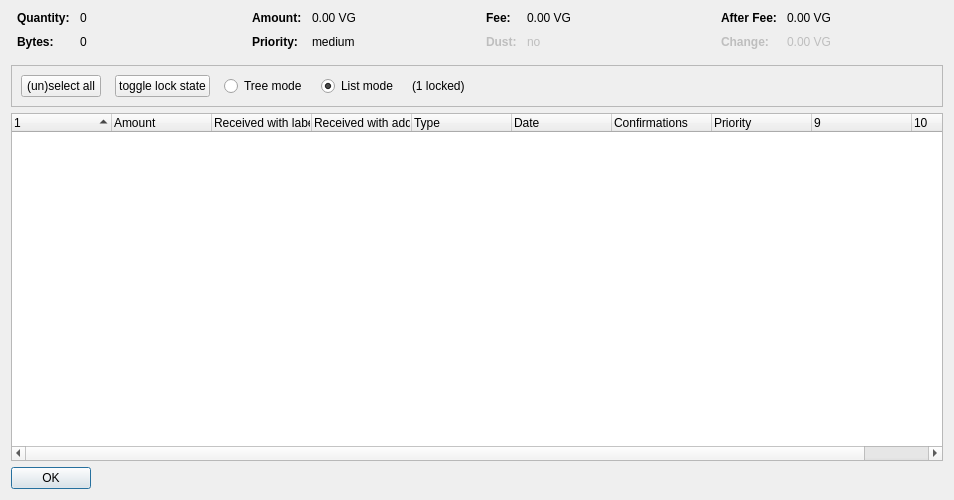
<?xml version="1.0" encoding="UTF-8"?>
<ui version="4.0">
 <class>CoinControlDialog</class>
 <widget class="QDialog" name="CoinControlDialog">
  <property name="geometry">
   <rect>
    <x>0</x>
    <y>0</y>
    <width>954</width>
    <height>500</height>
   </rect>
  </property>
  <property name="windowTitle">
   <string>Coin Selection</string>
  </property>
  <layout class="QVBoxLayout" name="verticalLayout">
   <item>
    <layout class="QHBoxLayout" name="horizontalLayoutTop" stretch="0,0,0,0">
     <property name="topMargin">
      <number>0</number>
     </property>
     <property name="bottomMargin">
      <number>10</number>
     </property>
     <item>
      <layout class="QFormLayout" name="formLayoutCoinControl1">
       <property name="horizontalSpacing">
        <number>10</number>
       </property>
       <property name="verticalSpacing">
        <number>10</number>
       </property>
       <property name="leftMargin">
        <number>6</number>
       </property>
       <property name="rightMargin">
        <number>6</number>
       </property>
       <item row="0" column="0">
        <widget class="QLabel" name="labelCoinControlQuantityText">
         <property name="font">
          <font>
           <weight>75</weight>
           <bold>true</bold>
          </font>
         </property>
         <property name="text">
          <string>Quantity:</string>
         </property>
        </widget>
       </item>
       <item row="0" column="1">
        <widget class="QLabel" name="labelCoinControlQuantity">
         <property name="cursor">
          <cursorShape>IBeamCursor</cursorShape>
         </property>
         <property name="contextMenuPolicy">
          <enum>Qt::ActionsContextMenu</enum>
         </property>
         <property name="text">
          <string notr="true">0</string>
         </property>
         <property name="textInteractionFlags">
          <set>Qt::LinksAccessibleByMouse|Qt::TextSelectableByKeyboard|Qt::TextSelectableByMouse</set>
         </property>
        </widget>
       </item>
       <item row="1" column="0">
        <widget class="QLabel" name="labelCoinControlBytesText">
         <property name="font">
          <font>
           <weight>75</weight>
           <bold>true</bold>
          </font>
         </property>
         <property name="text">
          <string>Bytes:</string>
         </property>
        </widget>
       </item>
       <item row="1" column="1">
        <widget class="QLabel" name="labelCoinControlBytes">
         <property name="cursor">
          <cursorShape>IBeamCursor</cursorShape>
         </property>
         <property name="contextMenuPolicy">
          <enum>Qt::ActionsContextMenu</enum>
         </property>
         <property name="text">
          <string notr="true">0</string>
         </property>
         <property name="textInteractionFlags">
          <set>Qt::LinksAccessibleByMouse|Qt::TextSelectableByKeyboard|Qt::TextSelectableByMouse</set>
         </property>
        </widget>
       </item>
      </layout>
     </item>
     <item>
      <layout class="QFormLayout" name="formLayoutCoinControl2">
       <property name="horizontalSpacing">
        <number>10</number>
       </property>
       <property name="verticalSpacing">
        <number>10</number>
       </property>
       <property name="leftMargin">
        <number>6</number>
       </property>
       <property name="rightMargin">
        <number>6</number>
       </property>
       <item row="0" column="0">
        <widget class="QLabel" name="labelCoinControlAmountText">
         <property name="font">
          <font>
           <weight>75</weight>
           <bold>true</bold>
          </font>
         </property>
         <property name="text">
          <string>Amount:</string>
         </property>
        </widget>
       </item>
       <item row="0" column="1">
        <widget class="QLabel" name="labelCoinControlAmount">
         <property name="cursor">
          <cursorShape>IBeamCursor</cursorShape>
         </property>
         <property name="contextMenuPolicy">
          <enum>Qt::ActionsContextMenu</enum>
         </property>
         <property name="text">
          <string notr="true">0.00 VG</string>
         </property>
         <property name="textInteractionFlags">
          <set>Qt::LinksAccessibleByMouse|Qt::TextSelectableByKeyboard|Qt::TextSelectableByMouse</set>
         </property>
        </widget>
       </item>
       <item row="1" column="0">
        <widget class="QLabel" name="labelCoinControlPriorityText">
         <property name="font">
          <font>
           <weight>75</weight>
           <bold>true</bold>
          </font>
         </property>
         <property name="text">
          <string>Priority:</string>
         </property>
        </widget>
       </item>
       <item row="1" column="1">
        <widget class="QLabel" name="labelCoinControlPriority">
         <property name="cursor">
          <cursorShape>IBeamCursor</cursorShape>
         </property>
         <property name="contextMenuPolicy">
          <enum>Qt::ActionsContextMenu</enum>
         </property>
         <property name="text">
          <string>medium</string>
         </property>
         <property name="textInteractionFlags">
          <set>Qt::LinksAccessibleByMouse|Qt::TextSelectableByKeyboard|Qt::TextSelectableByMouse</set>
         </property>
        </widget>
       </item>
      </layout>
     </item>
     <item>
      <layout class="QFormLayout" name="formLayoutCoinControl3">
       <property name="horizontalSpacing">
        <number>10</number>
       </property>
       <property name="verticalSpacing">
        <number>10</number>
       </property>
       <property name="leftMargin">
        <number>6</number>
       </property>
       <property name="rightMargin">
        <number>6</number>
       </property>
       <item row="0" column="0">
        <widget class="QLabel" name="labelCoinControlFeeText">
         <property name="font">
          <font>
           <weight>75</weight>
           <bold>true</bold>
          </font>
         </property>
         <property name="text">
          <string>Fee:</string>
         </property>
        </widget>
       </item>
       <item row="0" column="1">
        <widget class="QLabel" name="labelCoinControlFee">
         <property name="cursor">
          <cursorShape>IBeamCursor</cursorShape>
         </property>
         <property name="contextMenuPolicy">
          <enum>Qt::ActionsContextMenu</enum>
         </property>
         <property name="text">
          <string notr="true">0.00 VG</string>
         </property>
         <property name="textInteractionFlags">
          <set>Qt::LinksAccessibleByMouse|Qt::TextSelectableByKeyboard|Qt::TextSelectableByMouse</set>
         </property>
        </widget>
       </item>
       <item row="1" column="0">
        <widget class="QLabel" name="labelCoinControlLowOutputText">
         <property name="enabled">
          <bool>false</bool>
         </property>
         <property name="font">
          <font>
           <weight>75</weight>
           <bold>true</bold>
          </font>
         </property>
         <property name="text">
          <string>Dust:</string>
         </property>
        </widget>
       </item>
       <item row="1" column="1">
        <widget class="QLabel" name="labelCoinControlLowOutput">
         <property name="enabled">
          <bool>false</bool>
         </property>
         <property name="cursor">
          <cursorShape>IBeamCursor</cursorShape>
         </property>
         <property name="contextMenuPolicy">
          <enum>Qt::ActionsContextMenu</enum>
         </property>
         <property name="text">
          <string>no</string>
         </property>
         <property name="textInteractionFlags">
          <set>Qt::LinksAccessibleByMouse|Qt::TextSelectableByKeyboard|Qt::TextSelectableByMouse</set>
         </property>
        </widget>
       </item>
      </layout>
     </item>
     <item>
      <layout class="QFormLayout" name="formLayoutCoinControl4">
       <property name="horizontalSpacing">
        <number>10</number>
       </property>
       <property name="verticalSpacing">
        <number>10</number>
       </property>
       <property name="leftMargin">
        <number>6</number>
       </property>
       <property name="rightMargin">
        <number>6</number>
       </property>
       <item row="0" column="0">
        <widget class="QLabel" name="labelCoinControlAfterFeeText">
         <property name="font">
          <font>
           <weight>75</weight>
           <bold>true</bold>
          </font>
         </property>
         <property name="text">
          <string>After Fee:</string>
         </property>
        </widget>
       </item>
       <item row="0" column="1">
        <widget class="QLabel" name="labelCoinControlAfterFee">
         <property name="cursor">
          <cursorShape>IBeamCursor</cursorShape>
         </property>
         <property name="contextMenuPolicy">
          <enum>Qt::ActionsContextMenu</enum>
         </property>
         <property name="text">
          <string notr="true">0.00 VG</string>
         </property>
         <property name="textInteractionFlags">
          <set>Qt::LinksAccessibleByMouse|Qt::TextSelectableByKeyboard|Qt::TextSelectableByMouse</set>
         </property>
        </widget>
       </item>
       <item row="1" column="0">
        <widget class="QLabel" name="labelCoinControlChangeText">
         <property name="enabled">
          <bool>false</bool>
         </property>
         <property name="font">
          <font>
           <weight>75</weight>
           <bold>true</bold>
          </font>
         </property>
         <property name="text">
          <string>Change:</string>
         </property>
        </widget>
       </item>
       <item row="1" column="1">
        <widget class="QLabel" name="labelCoinControlChange">
         <property name="enabled">
          <bool>false</bool>
         </property>
         <property name="cursor">
          <cursorShape>IBeamCursor</cursorShape>
         </property>
         <property name="contextMenuPolicy">
          <enum>Qt::ActionsContextMenu</enum>
         </property>
         <property name="text">
          <string notr="true">0.00 VG</string>
         </property>
         <property name="textInteractionFlags">
          <set>Qt::LinksAccessibleByMouse|Qt::TextSelectableByKeyboard|Qt::TextSelectableByMouse</set>
         </property>
        </widget>
       </item>
      </layout>
     </item>
    </layout>
   </item>
   <item>
    <widget class="QFrame" name="frame">
     <property name="minimumSize">
      <size>
       <width>0</width>
       <height>40</height>
      </size>
     </property>
     <property name="frameShape">
      <enum>QFrame::StyledPanel</enum>
     </property>
     <property name="frameShadow">
      <enum>QFrame::Sunken</enum>
     </property>
     <layout class="QHBoxLayout" name="horizontalLayout">
      <item>
       <layout class="QHBoxLayout" name="horizontalLayoutPanel" stretch="0,0,0,0,0,0">
        <property name="spacing">
         <number>14</number>
        </property>
        <item>
         <widget class="QPushButton" name="pushButtonSelectAll">
          <property name="sizePolicy">
           <sizepolicy hsizetype="Maximum" vsizetype="Fixed">
            <horstretch>0</horstretch>
            <verstretch>0</verstretch>
           </sizepolicy>
          </property>
          <property name="text">
           <string>(un)select all</string>
          </property>
          <property name="autoDefault">
           <bool>false</bool>
          </property>
         </widget>
        </item>
        <item>
         <widget class="QPushButton" name="pushButtonToggleLock">
          <property name="sizePolicy">
           <sizepolicy hsizetype="Maximum" vsizetype="Fixed">
            <horstretch>0</horstretch>
            <verstretch>0</verstretch>
           </sizepolicy>
          </property>
          <property name="text">
           <string>toggle lock state</string>
          </property>
          <property name="autoDefault">
           <bool>false</bool>
          </property>
         </widget>
        </item>
        <item>
         <widget class="QRadioButton" name="radioTreeMode">
          <property name="sizePolicy">
           <sizepolicy hsizetype="Maximum" vsizetype="Fixed">
            <horstretch>0</horstretch>
            <verstretch>0</verstretch>
           </sizepolicy>
          </property>
          <property name="text">
           <string>Tree mode</string>
          </property>
         </widget>
        </item>
        <item>
         <widget class="QRadioButton" name="radioListMode">
          <property name="sizePolicy">
           <sizepolicy hsizetype="Maximum" vsizetype="Fixed">
            <horstretch>0</horstretch>
            <verstretch>0</verstretch>
           </sizepolicy>
          </property>
          <property name="text">
           <string>List mode</string>
          </property>
          <property name="checked">
           <bool>true</bool>
          </property>
         </widget>
        </item>
        <item>
         <widget class="QLabel" name="labelLocked">
          <property name="text">
           <string>(1 locked)</string>
          </property>
         </widget>
        </item>
        <item>
         <spacer name="horizontalSpacer">
          <property name="orientation">
           <enum>Qt::Horizontal</enum>
          </property>
          <property name="sizeHint" stdset="0">
           <size>
            <width>40</width>
            <height>20</height>
           </size>
          </property>
         </spacer>
        </item>
       </layout>
      </item>
     </layout>
    </widget>
   </item>
   <item>
    <widget class="CoinControlTreeWidget" name="treeWidget">
     <property name="contextMenuPolicy">
      <enum>Qt::CustomContextMenu</enum>
     </property>
     <property name="sortingEnabled">
      <bool>false</bool>
     </property>
     <property name="columnCount">
      <number>10</number>
     </property>
     <attribute name="headerShowSortIndicator" stdset="0">
      <bool>true</bool>
     </attribute>
     <attribute name="headerStretchLastSection">
      <bool>false</bool>
     </attribute>
     <column>
      <property name="text">
       <string/>
      </property>
     </column>
     <column>
      <property name="text">
       <string>Amount</string>
      </property>
     </column>
     <column>
      <property name="text">
       <string>Received with label</string>
      </property>
     </column>
     <column>
      <property name="text">
       <string>Received with address</string>
      </property>
     </column>
     <column>
      <property name="text">
       <string>Type</string>
      </property>
     </column>
     <column>
      <property name="text">
       <string>Date</string>
      </property>
     </column>
     <column>
      <property name="text">
       <string>Confirmations</string>
      </property>
      <property name="toolTip">
       <string>Confirmed</string>
      </property>
     </column>
     <column>
      <property name="text">
       <string>Priority</string>
      </property>
     </column>
     <column>
      <property name="text">
       <string/>
      </property>
     </column>
     <column>
      <property name="text">
       <string/>
      </property>
     </column>
    </widget>
   </item>
   <item>
    <widget class="QDialogButtonBox" name="buttonBox">
     <property name="sizePolicy">
      <sizepolicy hsizetype="Maximum" vsizetype="Fixed">
       <horstretch>0</horstretch>
       <verstretch>0</verstretch>
      </sizepolicy>
     </property>
     <property name="orientation">
      <enum>Qt::Horizontal</enum>
     </property>
     <property name="standardButtons">
      <set>QDialogButtonBox::Ok</set>
     </property>
    </widget>
   </item>
  </layout>
 </widget>
 <customwidgets>
  <customwidget>
   <class>CoinControlTreeWidget</class>
   <extends>QTreeWidget</extends>
   <header>coincontroltreewidget.h</header>
  </customwidget>
 </customwidgets>
 <resources/>
 <connections/>
</ui>
